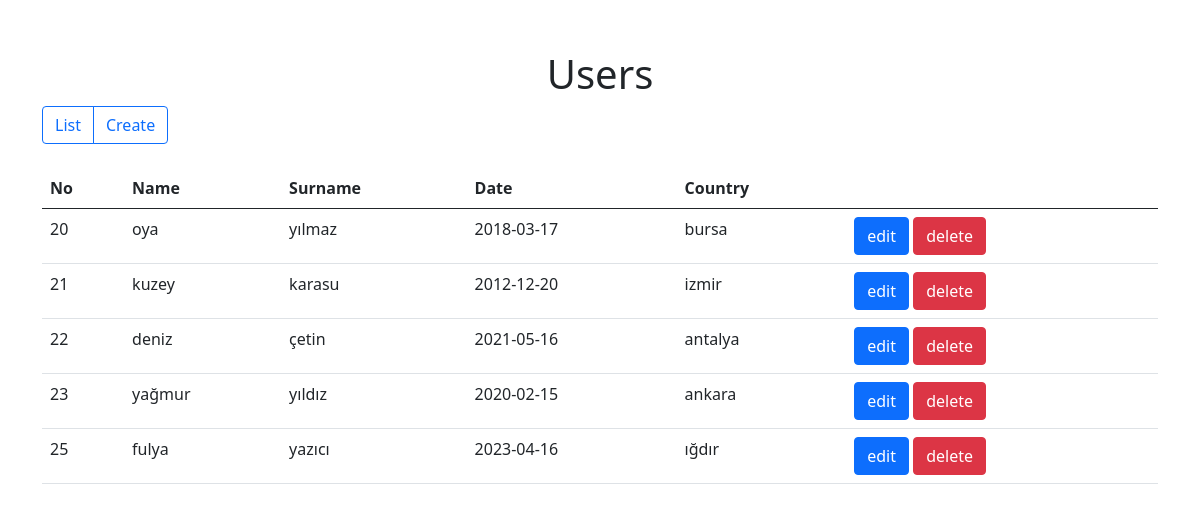
The page / on the database its author committed.
### tables this page shows
CREATE TABLE `users` (
  `no` int(10) NOT NULL,
  `name` varchar(25) DEFAULT NULL,
  `surna` varchar(25) DEFAULT NULL,
  `date` date DEFAULT NULL,
  `depar` varchar(25) DEFAULT NULL
);

### function/classes.php (the view, shortened to what this page needs)
<?php
class Users
{
    private $con;
    public function __construct($con)
    {
        $this->con = $con;
    }
    public function showAllUsers()
    {
        $query = $this->con->prepare("SELECT * FROM users");
        $query->execute();
        $html = "";
        while ($row = $query->fetch(PDO::FETCH_ASSOC)) {
            $html .= $this->getUsersHtml($row, null);
        }
        return $html;
    }
    private function getUsersHtml($sqlData, $title)
    {
        $no = $sqlData['no'];
        $name = $sqlData['name'];
        $surna = $sqlData['surna'];
        $date = $sqlData['date'];
        $depar = $sqlData['depar'];
        $html = "<tr>
        <td>{$no}</td>
        <td>{$name}</td>
        <td>{$surna}</td>
        <td>{$date}</td>
        <td>{$depar}</td>
        <td>
        <a href='update.php?no={$no}' class='btn btn-primary'  >
        <i class='fas fa-pencil'></i>edit</a>
        <a href='index.php?no={$no}' class='btn btn-danger'  >
        <i class='far fa-trash-alt'></i>delete</a>
        </td>
    </tr>";
        return $html;
    }
}
?>

### index.php (shortened to what this page needs)
<?php
require_once("function/config.php");
require_once("function/classes.php");
$users = new Users($con);
?>
<!DOCTYPE html>
<html lang="tr">
<head>
<link href="https://cdn.jsdelivr.net/npm/bootstrap@5.0.1/dist/css/bootstrap.min.css" rel="stylesheet">
</head>
<body>
    <header>
        <div class="container">
            <div class="row">
                <div class="col">
                    <h1 class=" text-center">Users</h1>
                </div>
            </div>
            <div class="row">
                <div class="col">
                    <div class="btn-group">
                        <a href="index.php" class="btn btn-outline-primary">List</a>
                        <a href="create.php" class="btn btn-outline-primary">Create</a>
                    </div>
                </div>
            </div>
        </div>
    </header>
    <main>
        <div class="container">
            <div class="row mt-4">
                <div class="col">
                    <table class="table">
                        <thead>
                            <tr>
                                <th>No</th>
                                <th>Name</th>
                                <th>Surname</th>
                                <th>Date</th>
                                <th>Country</th>
                                <th></th>
                            </tr>
                        </thead>
                        <tbody>
                        <?php echo $users->showAllUsers();  ?>
                        </tbody>
                    </table>
                </div>
            </div>
        </div>

### index.php (style rules this page uses)
.text-center { margin-top:50px; }

### rows shown on the page
users: no "20", name "oya", surna "yılmaz", date "2018-03-17", depar "bursa"
users: no "21", name "kuzey", surna "karasu", date "2012-12-20", depar "izmir"
users: no "22", name "deniz", surna "çetin", date "2021-05-16", depar "antalya"
users: no "23", name "yağmur", surna "yıldız", date "2020-02-15", depar "ankara"
users: no "25", name "fulya", surna "yazıcı", date "2023-04-16", depar "ığdır"
